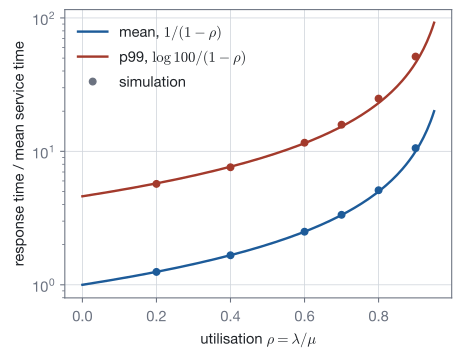

The script that drew this image:
"""Mean and 99th-percentile response time of the M/M/1 queue in units of the mean service time, 1/(1 - rho) and
log(100)/(1 - rho), against the utilisation rho, with seeded simulations of the queue at several utilisations."""
import os
import sys

sys.path.insert(0, os.path.join(os.path.dirname(os.path.abspath(__file__)), "..", "..", "..", "_filters"))
from figstyle import *  # noqa: E402,F403

import numpy as np  # noqa: E402


def simulate(rho, n=200_000, seed=1):
    rng = np.random.default_rng(seed)
    a = np.cumsum(rng.exponential(1 / rho, n))
    s = rng.exponential(1.0, n)
    d = np.empty(n)
    free = 0.0
    for i in range(n):
        free = max(free, a[i]) + s[i]
        d[i] = free
    t = (d - a)[n // 10:]
    return t.mean(), np.quantile(t, 0.99)


rho = np.linspace(0.0, 0.95, 200)
fig, ax = plt.subplots(figsize=(5.2, 3.9))
ax.plot(rho, 1 / (1 - rho), color=ACCENT, lw=1.8, label="mean, $1/(1-\\rho)$")
ax.plot(rho, np.log(100) / (1 - rho), color=STATEMENT, lw=1.8, label="p99, $\\log 100/(1-\\rho)$")
for r in (0.2, 0.4, 0.6, 0.7, 0.8, 0.9):
    m, p = simulate(r)
    ax.plot(r, m, "o", color=ACCENT, ms=5)
    ax.plot(r, p, "o", color=STATEMENT, ms=5)
ax.plot([], [], "o", color=MUTED, ms=5, label="simulation")
ax.set_yscale("log")
ax.set_xlabel(r"utilisation $\rho = \lambda/\mu$")
ax.set_ylabel("response time / mean service time")
ax.grid(True, color=GRID, lw=0.6)
ax.legend(frameon=False, loc="upper left")
save_figure(fig, "mm1_response")
